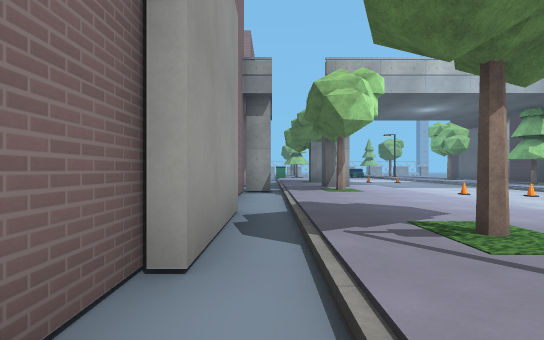
view 1 (above)

17 first-person views from a walk through a 3-D level made in the Godot game engine. The camera is 1.3 m above the floor, looks level and sees 80° across. The floor is counted in squares, 2 m on a side. Each view is taken from the middle of a square. On the plan, view 1 faces up. The plan holds only what a view shows up to about 10 squares ahead; the rest is blank. The place goes on beyond the plan. Characters and animated objects are left out. Some surface patterns are stand-ins.

view 2
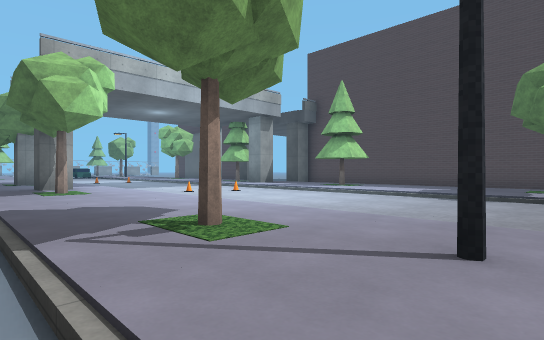

view 3
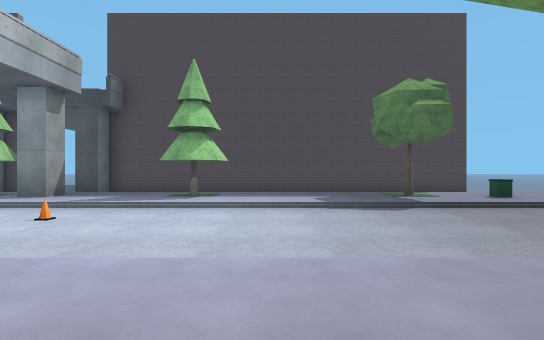

view 4
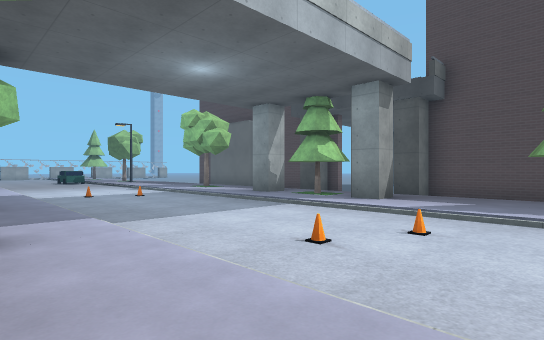

view 5
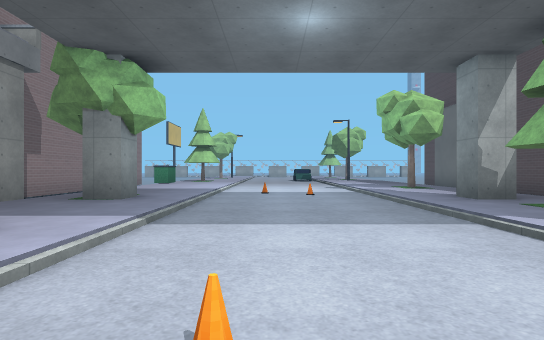

view 6
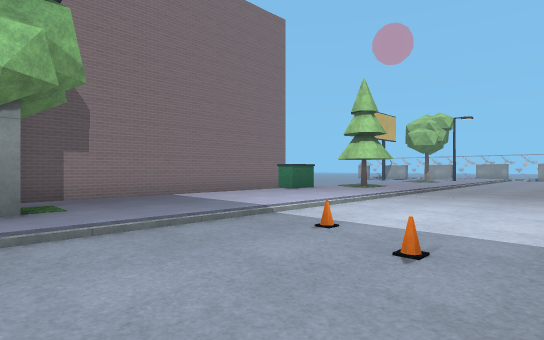

view 7
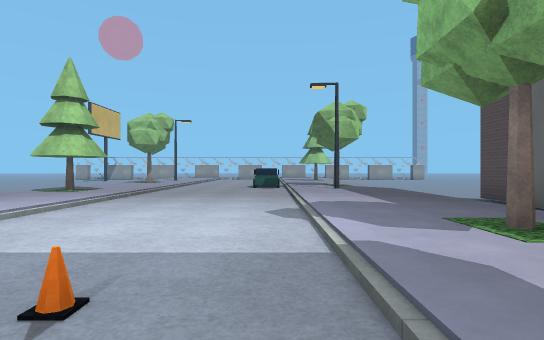

view 8
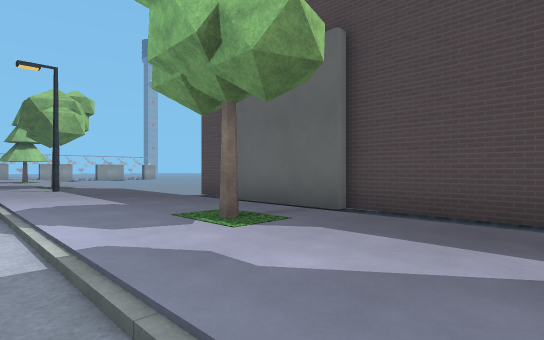

view 9
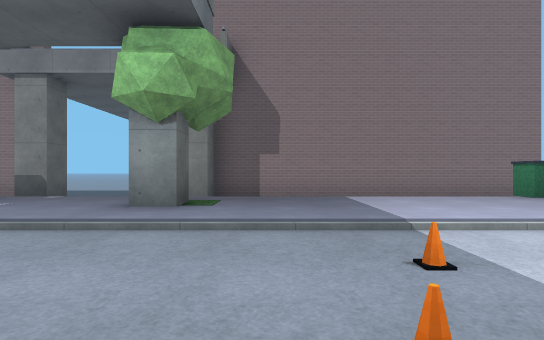

view 10
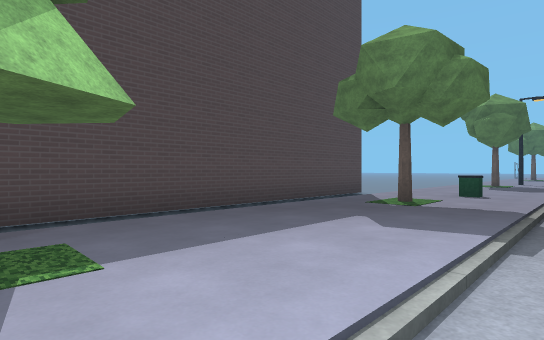

view 11
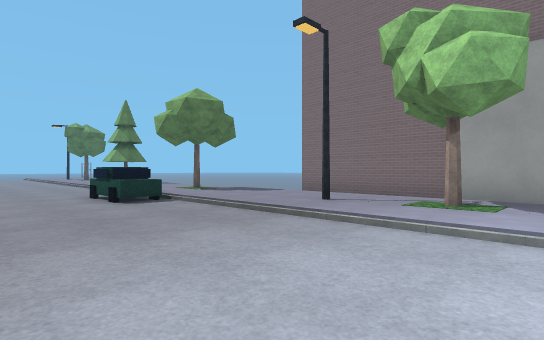

view 12
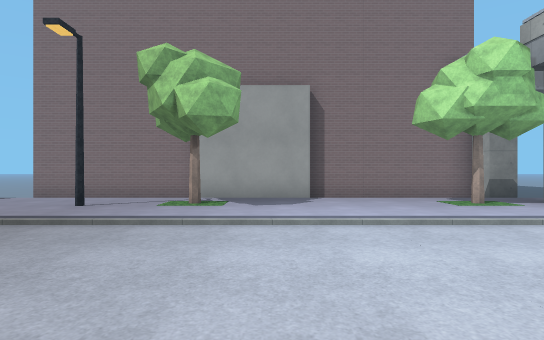

view 13
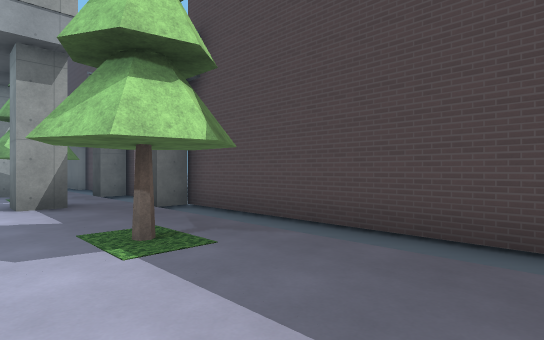

view 14
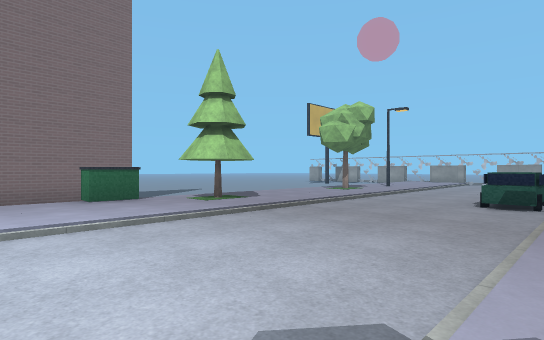

view 15
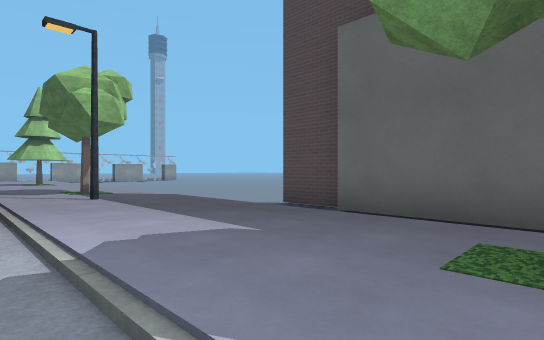

view 16
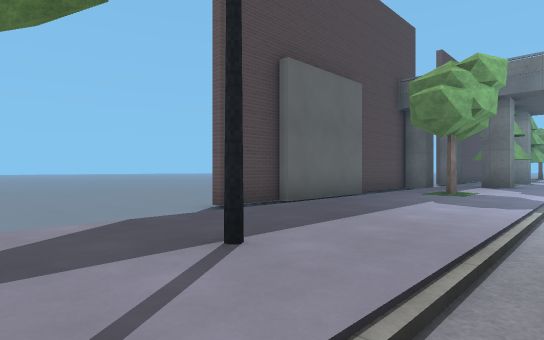

view 17
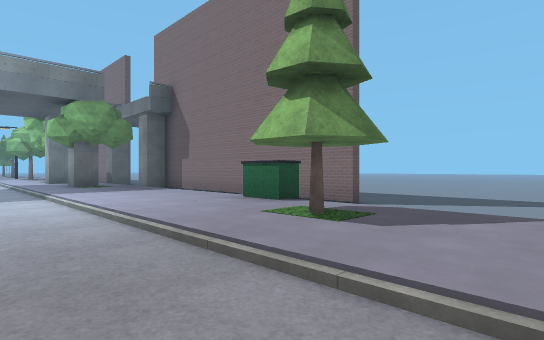

### Floor plan
Key: @ floor where view 1 was taken; # wall or solid block; . main floor; : floor 0.25 m higher than the main floor; ^ raised ledge; T tree; S streetlight; B bin; U dumpster; O other object.
Columns run from 7 left of view 1 to 19 right of it. Each row starts with its distance up from view 1.
 25         :::....:T:...
 24 ........:::....:::.........
 23 ........:T:....:S:.........
 22  .......:T:....:::........
 21   ....# U::....:::.#.....
 20    .. # U::....:::.# ...
 19       #.:::....:::.#
 18       #.:::....:::.#
 17       #.:::....:T:.#
 16       #.:::..O.:::.#
 15       #.:::....:::.#
 14       #.:::....:::.#
 13       #.:T:....:#:.#
 12         :::....:T:..
 11      .. :::....:T:.
 10     ..#.:#:....:#:.#
  9     ..#.:::....:::.#
  8       #.:T:..O.:::.#
  7       #.:::....:::.#
  6       #.:::....:T:.#
  5       #.:::....:::.#
  4       #.:::....:::.#
  3       #.:T:....:::.#
  2       #.:T:....:::.#
  1       #.:::....:::.#
  0       #@:S:....:T:.#
 -1       # :::....:B:.#
 -2       # :::... ::: #
 -3         :::^.. :::

Where each view was taken, in squares from view 1:
view 1: 0 up, 0 right, facing up
view 2: 0 up, 0 right, facing up-right
view 3: 4 up, 1 right, facing right
view 4: 6 up, 2 right, facing up-right
view 5: 7 up, 5 right, facing up
view 6: 13 up, 7 right, facing up-left
view 7: 14 up, 7 right, facing up
view 8: 14 up, 7 right, facing up-right
view 9: 15 up, 7 right, facing left
view 10: 6 up, 7 right, facing down-right
view 11: 4 up, 7 right, facing down-left
view 12: 4 up, 8 right, facing left
view 13: 3 up, 8 right, facing up-right
view 14: 18 up, 8 right, facing up-left
view 15: 17 up, 7 right, facing up-right
view 16: 25 up, 7 right, facing down-right
view 17: 25 up, 5 right, facing down-left
